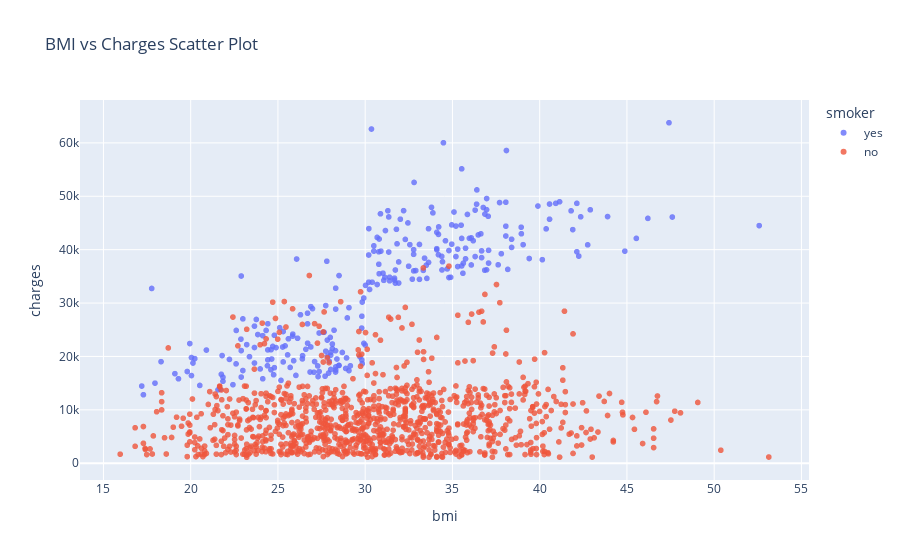

Here is the notebook cell this chart was saved with:
### Code cell
fig = px.scatter(df,
           x = 'bmi',
           y = 'charges',
           color = 'smoker',
           opacity= 0.8,
           hover_data= ['sex'],
           title  =  'BMI vs Charges Scatter Plot')
fig.show()

### Figure 1 — Plotly figure (JSON) as saved in the notebook; plotly's stock layout.template omitted (floating-point values rounded to 4 significant figures; data arrays with more than 128 entries replaced by an {"elided": "..."} marker saying what was removed)
{"data": [{"customdata": {"elided": "274x1 str values"}, "hovertemplate": "smoker=yes<br>bmi=%{x}<br>charges=%{y}<br>sex=%{customdata[0]}<extra></extra>", "legendgroup": "yes", "marker": {"color": "#636efa", "opacity": 0.8, "symbol": "circle"}, "mode": "markers", "name": "yes", "showlegend": true, "type": "scattergl", "x": {"elided": "274 float values"}, "xaxis": "x", "y": {"elided": "274 float values"}, "yaxis": "y"}, {"customdata": {"elided": "1064x1 str values"}, "hovertemplate": "smoker=no<br>bmi=%{x}<br>charges=%{y}<br>sex=%{customdata[0]}<extra></extra>", "legendgroup": "no", "marker": {"color": "#EF553B", "opacity": 0.8, "symbol": "circle"}, "mode": "markers", "name": "no", "showlegend": true, "type": "scattergl", "x": {"elided": "1064 float values"}, "xaxis": "x", "y": {"elided": "1064 float values"}, "yaxis": "y"}], "layout": {"legend": {"title": {"text": "smoker"}, "tracegroupgap": 0}, "title": {"text": "BMI vs Charges Scatter Plot"}, "xaxis": {"anchor": "y", "domain": [0, 1], "title": {"text": "bmi"}}, "yaxis": {"anchor": "x", "domain": [0, 1], "title": {"text": "charges"}}}}
